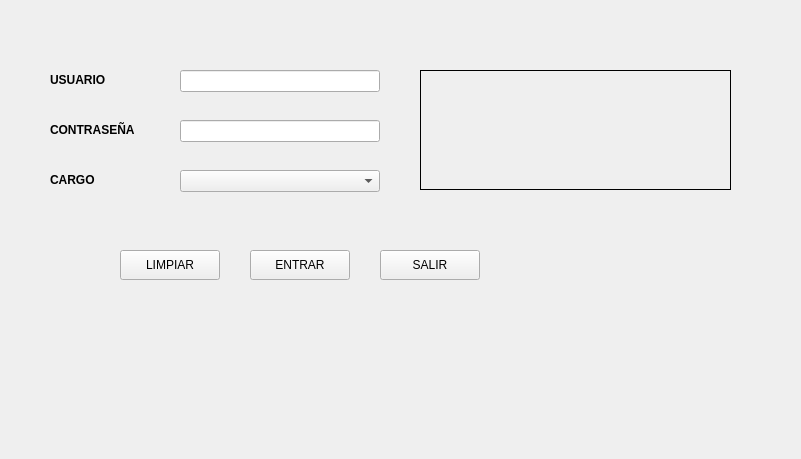
<?xml version="1.0" encoding="UTF-8"?>
<ui version="4.0">
 <class>VentanaInicio</class>
 <widget class="QWidget" name="VentanaInicio">
  <property name="geometry">
   <rect>
    <x>0</x>
    <y>0</y>
    <width>801</width>
    <height>459</height>
   </rect>
  </property>
  <property name="windowTitle">
   <string>Componentes Gráficos</string>
  </property>
  <widget class="QLabel" name="labelUsuario">
   <property name="geometry">
    <rect>
     <x>50</x>
     <y>70</y>
     <width>100</width>
     <height>20</height>
    </rect>
   </property>
   <property name="font">
    <font>
     <weight>75</weight>
     <bold>true</bold>
    </font>
   </property>
   <property name="text">
    <string>USUARIO</string>
   </property>
  </widget>
  <widget class="QLineEdit" name="txtUsuario">
   <property name="geometry">
    <rect>
     <x>180</x>
     <y>70</y>
     <width>200</width>
     <height>22</height>
    </rect>
   </property>
  </widget>
  <widget class="QLabel" name="labelContrasena">
   <property name="geometry">
    <rect>
     <x>50</x>
     <y>120</y>
     <width>120</width>
     <height>20</height>
    </rect>
   </property>
   <property name="font">
    <font>
     <weight>75</weight>
     <bold>true</bold>
    </font>
   </property>
   <property name="text">
    <string>CONTRASEÑA</string>
   </property>
  </widget>
  <widget class="QLineEdit" name="txtContrasena">
   <property name="geometry">
    <rect>
     <x>180</x>
     <y>120</y>
     <width>200</width>
     <height>22</height>
    </rect>
   </property>
   <property name="echoMode">
    <enum>QLineEdit::Password</enum>
   </property>
  </widget>
  <widget class="QLabel" name="labelCargo">
   <property name="geometry">
    <rect>
     <x>50</x>
     <y>170</y>
     <width>100</width>
     <height>20</height>
    </rect>
   </property>
   <property name="font">
    <font>
     <weight>75</weight>
     <bold>true</bold>
    </font>
   </property>
   <property name="text">
    <string>CARGO</string>
   </property>
  </widget>
  <widget class="QComboBox" name="comboCargo">
   <property name="geometry">
    <rect>
     <x>180</x>
     <y>170</y>
     <width>200</width>
     <height>22</height>
    </rect>
   </property>
  </widget>
  <widget class="QPushButton" name="btnLimpiar">
   <property name="geometry">
    <rect>
     <x>120</x>
     <y>250</y>
     <width>100</width>
     <height>30</height>
    </rect>
   </property>
   <property name="text">
    <string>LIMPIAR</string>
   </property>
  </widget>
  <widget class="QPushButton" name="btnEntrar">
   <property name="geometry">
    <rect>
     <x>250</x>
     <y>250</y>
     <width>100</width>
     <height>30</height>
    </rect>
   </property>
   <property name="text">
    <string>ENTRAR</string>
   </property>
  </widget>
  <widget class="QPushButton" name="btnSalir">
   <property name="geometry">
    <rect>
     <x>380</x>
     <y>250</y>
     <width>100</width>
     <height>30</height>
    </rect>
   </property>
   <property name="text">
    <string>SALIR</string>
   </property>
  </widget>
  <widget class="QLabel" name="labelLogo">
   <property name="geometry">
    <rect>
     <x>420</x>
     <y>70</y>
     <width>311</width>
     <height>120</height>
    </rect>
   </property>
   <property name="frameShape">
    <enum>QFrame::Box</enum>
   </property>
   <property name="text">
    <string/>
   </property>
   <property name="pixmap">
    <pixmap>img/logo_ue.png</pixmap>
   </property>
  </widget>
 </widget>
 <resources/>
 <connections/>
</ui>
